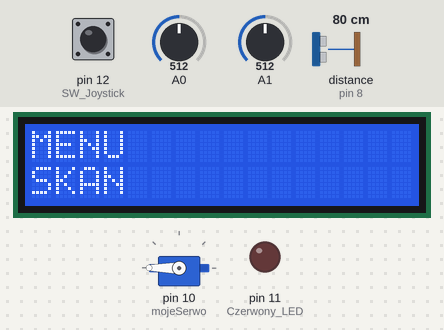
A sketch run on a simulated Arduino Uno, built with avr-gcc and run on an emulated ATmega328P. Shown: 16×2 character LCD, servo, output pins drawn as LEDs (lit = HIGH). The test bench sets the inputs (shaded band); at power-on: pin 12 (SW_Joystick) HIGH, distance to the obstacle (sensor on pin 8) 80 cm, A1 = 512, A0 = 512. The echo pulse lasts 58.3 µs per cm; EEPROM starts erased; pins used as bus, display or sensor lines are not drawn; what the sketch prints to the serial monitor is not drawn.

Above: at 2.2 s.
2.3 s: pin 12 (SW_Joystick) pulled LOW for 0.35 s
At 3.09 s:
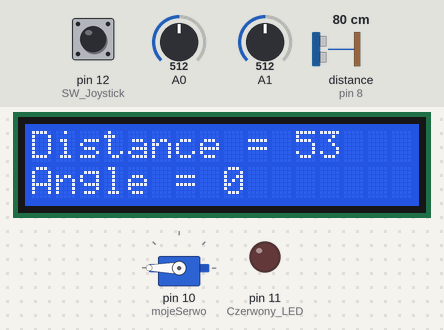
5.6 s: distance to the obstacle (sensor on pin 8) set to 250 cm
At 6.07 s:
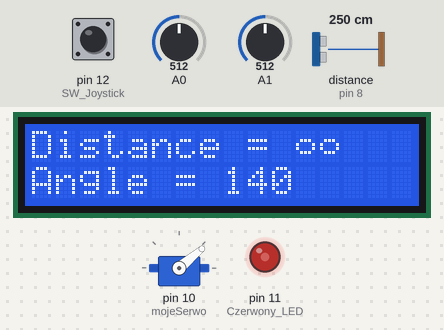
8.6 s: pin 12 (SW_Joystick) pulled LOW for 1 s
At 9.0 s:
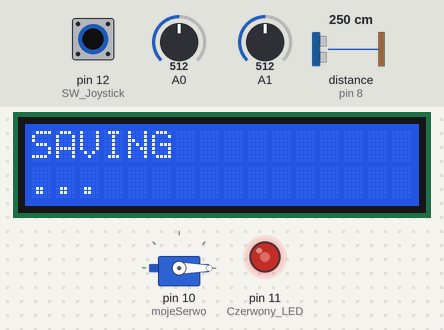
12.6 s: A1 set to 711
15.4 s: A1 set to 735
At 16.5 s:
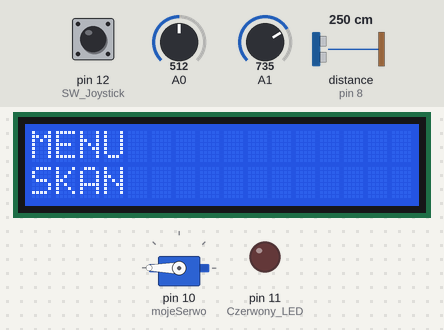
16.9 s: A0 set to 714
18.4 s: A0 set to 734
At 20.7 s:
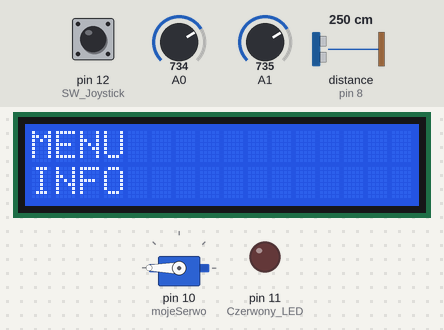
Timing chart, 0 to 22.1 s (numbered marks = the images above; inputs shaded):
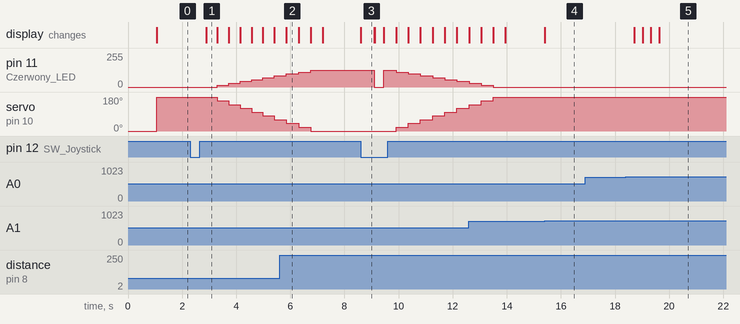

The sketch:

simpleUseRadar.ino
```cpp
// Radar, w ktorym zakladamy zasieg 200cm


#include <LiquidCrystal.h>
#include <Servo.h>
#include <EEPROM.h>

Servo mojeSerwo;

// Znak nieskonczonosci
byte infinity[8] = {
  B00000,
  B00000,
  B01110,
  B10001,
  B10001,
  B01110,
  B00000,
  B00000
};

// LCD: RS, E, D4, D5, D6, D7
LiquidCrystal lcd(2, 3, 4, 5, 6, 7);

// HC-SR04
const int trigPin = 9;
const int echoPin = 8;

// Zmienne na wartosci z joysticka
int x;
int y;
int sw;

// Zmienna opcji menu
int menuOpt = 1;

// Zmienna stanu LED
bool isLed = true;

// Zmienna odleglosci pobranej przez radar
int distance;

void millisDelay(unsigned long a) { // Funkcja z użyciem millis zastepujaca delay()
  unsigned long start = millis();

  while (millis() - start < a) {
  }
}

void setup() {
  Serial.begin(9600);

  pinMode(12, INPUT_PULLUP); // SW Joystick

  // HC-SR04
  pinMode(trigPin, OUTPUT);
  pinMode(echoPin, INPUT);

  pinMode(11, OUTPUT); //Czerwony LED

  lcd.begin(16, 2);

  lcd.createChar(0, infinity); // Zapisanie znaku nieskonczonosci w CGRAM pod indeksem 0

  // Test serwo
  mojeSerwo.attach(10);
  mojeSerwo.write(0);
  millisDelay(1000);
  mojeSerwo.write(180);
}

void printAngleDistance(int a, int b) { // Funkcja wypisujaca kat i odleglosc na LCD

  lcd.setCursor(0, 0);
  lcd.print("Distance = ");
  if(a == 0) {
    lcd.write(byte(0));
    lcd.write(byte(0));
  } else {
    lcd.print(a);
  }
  lcd.print("  ");
  lcd.setCursor(0, 1);
  lcd.print("Angle = ");
  lcd.print(b);
  lcd.print(" ");

  Serial.print("Angle: ");
  Serial.print(b);
  Serial.print(" Distance: ");
  Serial.println(a);
}

void printLCD(String tekst1, String tekst2) { // Funkcja upraszczajaca wypisywanie zdan na ekranie LCD
  lcd.setCursor(0, 0);
  lcd.print(tekst1);
  lcd.setCursor(0, 1);
  lcd.print(tekst2);
}

int radarInput() { //Funkcja pobierajaca dane z HC-SR04
  long czas = 0;
  int liczbaPomiarow = 0;

  for(int i = 0 ; i<3 ; i++) {
    digitalWrite(trigPin, LOW);
    delayMicroseconds(2);
    digitalWrite(trigPin, HIGH);
    delayMicroseconds(10);
    digitalWrite(trigPin, LOW);

    czas = pulseIn(echoPin, HIGH, 15000);

    if(czas != 0) { // Do sredniej z 3 pomiarow uzywamy tylko odczyty, ktore cos zwrocily
      czas += czas;
      liczbaPomiarow += 1;
    }
  }

  if(liczbaPomiarow == 0) {
    return 0;
  }

  return czas / liczbaPomiarow / 58; //odległość po 3 pomiarach
}

void skan(int pos) { // Opcja menu info, ktora robi skan otoczenia o kacie 180 stopni
  Serial.println("SCANNING ...");

  // 0 -> 180
  int minDistance = 200;
  int angle = 0;

  joystickRead();

  if(pos == 180) {
    // 0 -> 180
    for(int i = 0 ; i<=9 ; i++) {
      distance = radarInput();
      if(distance<200 && distance>0) { // Zapisujemy najblizszy obiekt jesli taki jest
        if(distance < minDistance) {
          minDistance = distance;
          angle = i*20;
        }
      }
      printAngleDistance(distance, i*20);
      mojeSerwo.write(180-(i*20));
      if(isLed == true) {
        analogWrite(11, i*14);
      }
      millisDelay(400);
    }
  }
  else {
    // 180 -> 0
    for(int i = 9 ; i>=0 ; i--) {
      distance = radarInput();
      if(distance<200 && distance>0) { // Zapisujemy najblizszy obiekt jesli taki jest
        minDistance = distance;
        angle = i*20;
      }
      printAngleDistance(distance, i*20);
      mojeSerwo.write(180-(i*20));
      if(isLed == true) {
        analogWrite(11, i*14);
      }
      millisDelay(400);
    }
    lcd.clear();
  }

  if(minDistance > 0) {
    lcd.setCursor(0, 0);
    lcd.print("Angle:");
    lcd.print(angle);
    lcd.print(" Dis:");
    lcd.print(minDistance);
    lcd.setCursor(0, 1);
    lcd.print("Click to save");

    Serial.println("FOUND DATA, DO U WANT TO SAVE?...");

    while(true) {
      joystickRead();

      if(sw == LOW) {
        Serial.println("SAVING...");
        lcd.clear();
        EEPROM.update(1, angle);
        EEPROM.update(2, minDistance);
        printLCD("SAVING", "...");
        millisDelay(500);
        Serial.println("BACK TO THE MENU");
        Serial.println("_____________");
        break;
      }
      if(y > 720) { // Powrot do menu
        Serial.println("BACK TO THE MENU");
        Serial.println("_____________");
        break;
      }
    }
  }
  Serial.println("BACK TO MENU");
  Serial.println("_____________");

  digitalWrite(11, LOW); // Po skanie wylacza LED
  lcd.clear();
}

void led() { // Opcja menu LED, wylaczajaca lub wlaczajaca LED podczas skanowania
  Serial.println("LED");

  if(isLed == true) {
    Serial.println("LED IS ON");
    printLCD("LED -> ON ", "CLICK TO CHANGE");
  }
  else {
    Serial.println("LED IS OFF");
    printLCD("LED -> OFF", "CLICK TO CHANGE");
  }

  while(true) {
    joystickRead();
    millisDelay(300);
    if(sw == LOW) { // Wcisniecie guzika zmienia stan ledow podczas skanu
      isLed = !isLed;
      if(isLed == true) {
        Serial.println("LED TURNED ON");
        printLCD("LED -> ON ", "CLICK TO CHANGE");
      }
      else {
        Serial.println("LED TURNED OFF");
        digitalWrite(11, LOW); // Wyłacza LED
        printLCD("LED -> OFF", "CLICK TO CHANGE");
      }
    }
    if(y > 700) {
      Serial.println("BACK TO THE MENU");
      Serial.println("_____________");
      lcd.clear();
      break;
    }
  }
}

void last() { // Opcja menu last, ktora zapisuje w EEPROM ostatnia zapisana wartosc ze skanu
  Serial.println("CHECKING LAST SAVED DATA...");

  int a = EEPROM.read(1);
  int b = EEPROM.read(2);

  if(a==255 || b==255) {
    Serial.println("NO DATA SAVED TO EEPROM");
    printLCD("NO DATA", "SAVED");
    millisDelay(3500);
    Serial.println("BACK TO THE MENU");
    Serial.println("_____________");
    lcd.clear();
    return;
  }

  lcd.setCursor(0, 0);
  lcd.print("Angle:");
  lcd.print(a);
  lcd.print(" Dis:");
  lcd.print(b);
  lcd.setCursor(0, 1);
  lcd.print("Click to pos");

  while(true) {
    joystickRead();
    millisDelay(300);
    if(sw == LOW) { // Ustawienie serwa na ostatnio zapisana pozycje
      mojeSerwo.write(180-a);
      Serial.println("SETTING SERVO TO LAST SAVE DATA");
    }
    if(y > 700) { // Powrot do menu
      Serial.println("BACK TO THE MENU");
      Serial.println("_____________");
      lcd.clear();
      break;
    }
  }
}

void info() { // Opcja menu info, z githubem tworcy
  Serial.println("INFO");
  printLCD("GitHub ", "Ochudniak");

  while(true) { // Cofniecie do menu
    joystickRead();
    if(y > 700) {
      Serial.println("BACK TO THE MENU");
      Serial.println("_____________");
      lcd.clear();
      break;
    }
  }
}

void delEeprom() { // Opcja menu del last, usuwajaca ostatnia zapisana wartosc do EEPROM
  lcd.clear();
  printLCD("DELETING", "DATA");
  millisDelay(2000);
  Serial.println("DELETING LAST SAVED DATA");
  EEPROM.update(1, 255);
  EEPROM.update(2, 255);
  lcd.clear();
  Serial.println("BACK TO THE MENU");
  Serial.println("_____________");
}

void joystickRead() { // Funkcja pobierajaca dane z joysticka
  x = analogRead(A0);
  y = analogRead(A1);
  sw = digitalRead(12);
}

void menu(int a) { // Funkcja od pokazywania opcji menu
  switch (a) {
    case 1:
      lcd.setCursor(0, 1);
      lcd.print("SKAN");
      break;
    case 2:
      lcd.setCursor(0, 1);
      lcd.print("LED ");
      break;
    case 3:
      lcd.setCursor(0, 1);
      lcd.print("LAST");
      break;
    case 4:
      lcd.setCursor(0, 1);
      lcd.print("DEL LAST");
      break;
    case 5:
      lcd.setCursor(0, 1);
      lcd.print("INFO");
  }
}

void loop() {
  lcd.setCursor(0, 0);
  lcd.print("MENU");
  joystickRead();
  menu(menuOpt);
  millisDelay(300);


  if(x < 300) { // Poruszanie sie po menu w gore
    if(menuOpt > 1) {
      menuOpt -= 1;
      lcd.clear();
      menu(menuOpt);
    }
  }
  if(x > 720) { // Poruszanie sie po menu w dol
    if(menuOpt < 5) {
      menuOpt += 1;
      lcd.clear();
      menu(menuOpt);
    }
  }

  if(sw == LOW) { // Wybranie opcji w menu
    switch(menuOpt) {
      case 1:
        skan(mojeSerwo.read());
        break;
      case 2:
        led();
        break;
      case 3:
        last();
        break;
      case 4:
        delEeprom();
        break;
      case 5:
        info();
        break;
    }
  }
}
```

Measured:
- the behaviour switches between 720 and 721 on A1 (found by bisection; images 3 and 4)
- the behaviour switches between 720 and 721 on A0 (found by bisection; images 4 and 5)
- after the input at 2.3 s, pin 11 (Czerwony_LED): moves from 0/255 to 84/255 over 2.1 s, starting after 1.0 s; servo on pin 10 (mojeSerwo): moves from 180° to 60° over 2.1 s, starting after 1.0 s; the display: changes after 0.59 s (image 1)
- after the input at 5.6 s, the display: changes after 0.25 s (image 2)
- after the input at 8.6 s, pin 11 (Czerwony_LED): 126/255 → 0/255 after 0.51 s, → 126/255 0.35 s later, → 112/255 0.45 s later, → 98/255 0.45 s later, … (8 changes in this stretch); servo on pin 10 (mojeSerwo): moves from 0° to 120° over 2.2 s, starting after 1.3 s; the display: changes at once (image 3)
- after the input at 15.4 s, the display: first changes at once (image 4 shows a later state)
- after the input at 16.9 s, every drawn part: stays the same
- after the input at 18.4 s, the display: first changes after 0.32 s (image 5 shows a later state)
